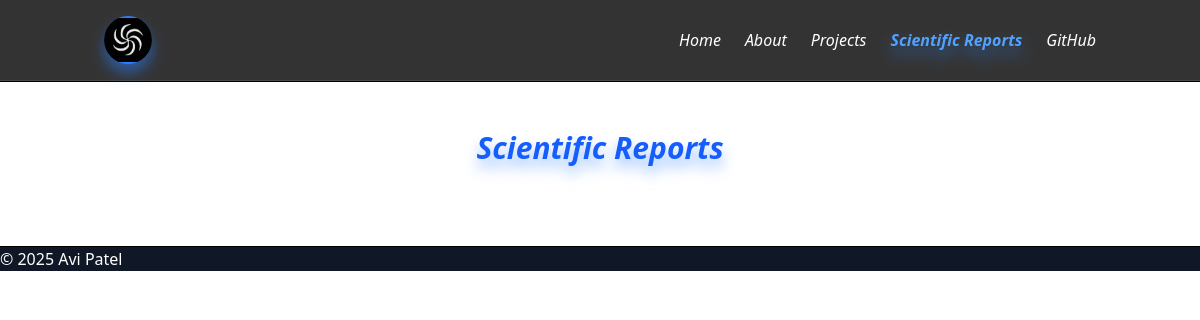
The page /reports/ on the database as committed earlier.
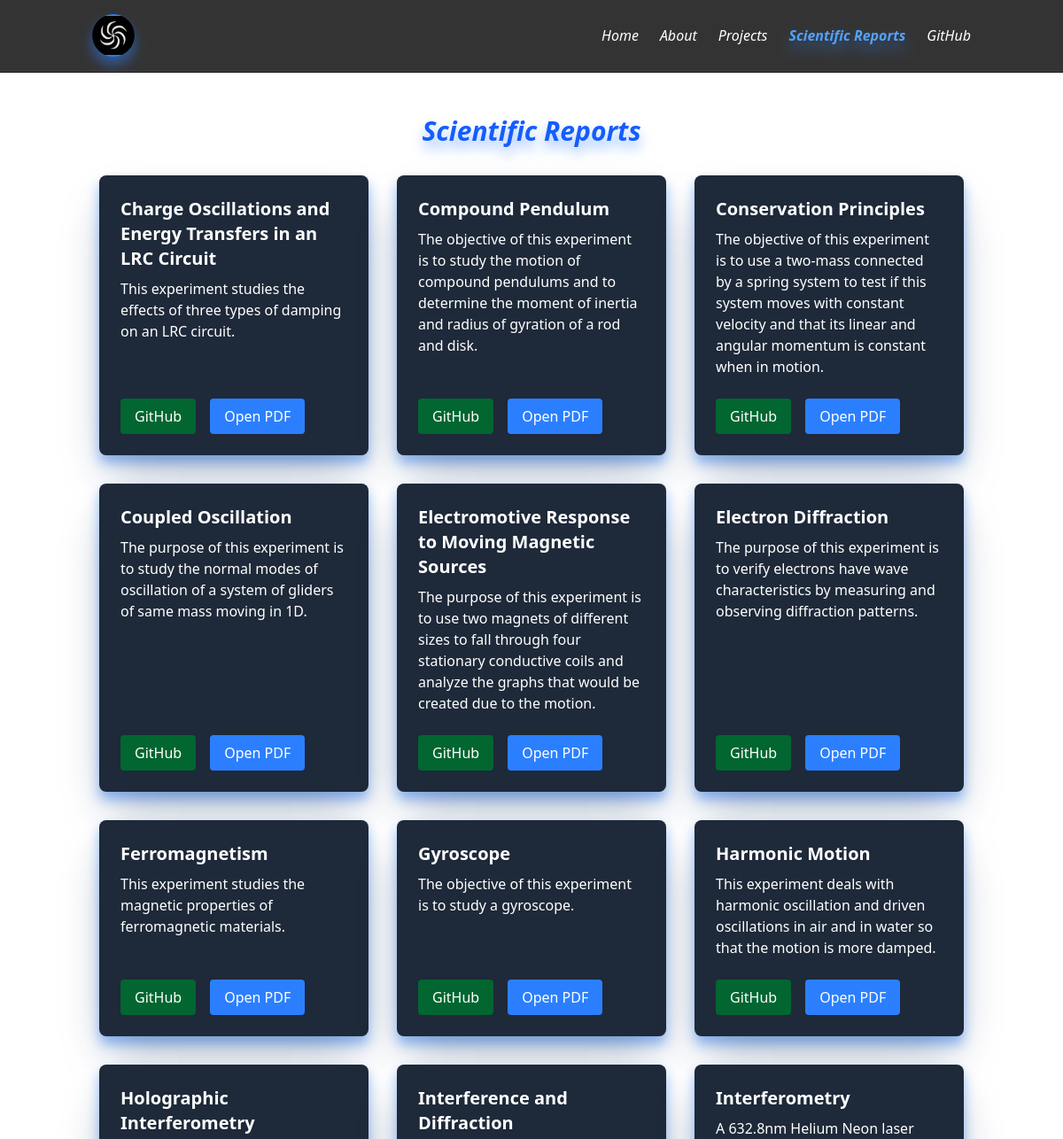
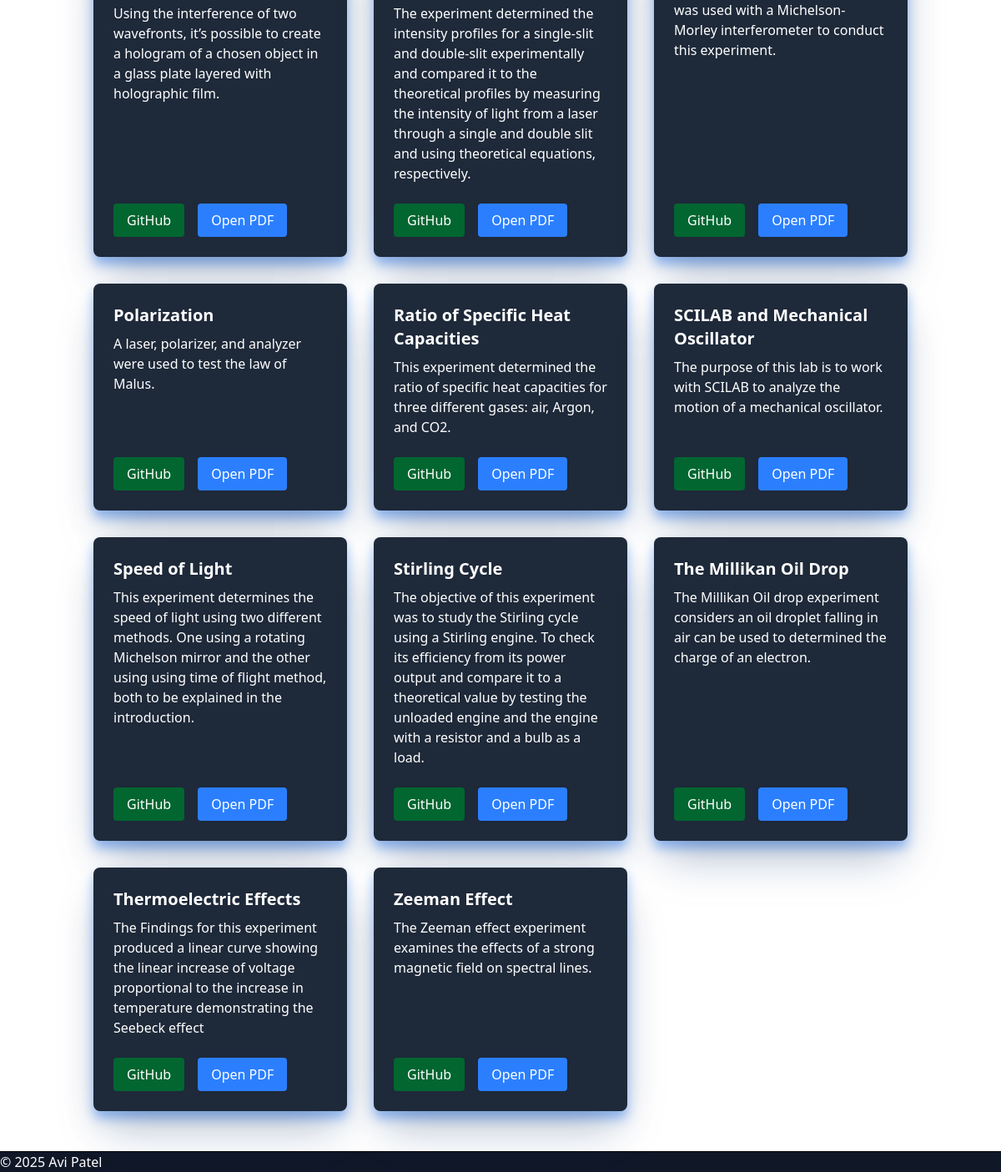
The same page on the database as committed later (2 pictures, top to bottom).
### main/models.py (models this page shows, shortened)
class Report(models.Model):
    title = models.CharField(max_length=200)
    description = models.TextField()
    github_link = models.URLField(blank=True, null=True)
    pdf_file = models.FileField(upload_to='reports/', blank=True)
    class Meta:
        ordering = ['title']

### main/views.py (the view)
# urls.py: path('reports/', views.scientific_reports, name='reports'),
def scientific_reports(request):
    reports = Report.objects.all()
    return render(request, 'main/reports.html', {
        'reports': reports,
    })

### main/templates/main/reports.html (shortened to what this page needs)
{% extends "base.html" %}
{% load static %}
{% block content %}
<div class="max-w-5xl mx-auto px-6 py-12">
    <h1 class="text-3xl italic font-semibold mb-8 text-center rounded-xl drop-shadow-xl/50 drop-shadow-blue-500 text-blue-600">
        Scientific Reports
    </h1>
    <div class="grid grid-cols-1 md:grid-cols-2 lg:grid-cols-3 gap-8 drop-shadow-xl/50 drop-shadow-blue-500">
        {% for report in reports %}
        <div class="bg-gray-800 shadow-2xl rounded-lg p-6 flex flex-col justify-between">
            <h2 class="text-xl text-white font-semibold mb-2 hover:text-blue-400">{{ report.title }}</h2>
            <p class="text-white flex-grow mb-2">{{ report.description }}</p>
            <div class=" mt-4 flex space-x-4">
                {% if report.github_link %}
                    <a href="{{ report.github_link }}" target="_blank"
                       class="bg-green-800 text-white px-4 py-2 rounded hover:bg-green-900 transition">
                        GitHub
                    </a>
                {% endif %}
                {% if report.pdf_file %}
                    <a href="{{ report.pdf_file.url }}" target="_blank"
                    class="bg-blue-500 text-white px-4 py-2 rounded hover:bg-blue-600 transition">
                        Open PDF
                    </a>
                {% endif %}
            </div>
        </div>
        {% endfor %}
    </div>
</div>
{% endblock %}

### templates/base.html (shortened to what this page needs)
{% load static %}
<!DOCTYPE html>
<html lang="en">
<head>
    <link rel="stylesheet" href="{% static 'dist/style.css' %}">
</head>
<body>
    <nav class="sticky inset-x-0 top-0 z-50 text-white bg-black/80 border-b border-white/10">
        <div class="container mx-auto flex items-center justify-between p-4">
            <div class="flex items-center">
                <a href="{% url 'home' %}" class="animate-pulse">
                    <img src="{% static 'logo.png' %}" class="animate-spin h-12 w-12 object-contain mix-blend-screen bg-blue-500 rounded-full drop-shadow-xl/50 drop-shadow-blue-500">
                </a>
            </div>
            <div class="flex items-center space-x-6">
                <a href="{% url 'home' %}"
                    class="italic hover:text-blue-400 {% if request.path == '/' %}text-blue-400 font-semibold animate-pulse drop-shadow-xl/50 drop-shadow-blue-500{% endif %}">
                    Home
                </a>
                <a href="{% url 'about' %}"
                    class="italic hover:text-blue-400 {% if request.path == '/about/' %}text-blue-400 font-semibold animate-pulse drop-shadow-xl/50 drop-shadow-blue-500{% endif %}">
                    About
                </a>
                <a href="{% url 'projects' %}"
                    class="italic hover:text-blue-400 {% if request.path == '/projects/' %}text-blue-400 font-semibold animate-pulse drop-shadow-xl/50 drop-shadow-blue-500{% endif %}">
                    Projects
                </a>
                <a href="{% url 'reports' %}" class="italic hover:text-blue-400 {% if request.path == '/reports/' %}text-blue-400 font-semibold animate-pulse drop-shadow-xl/50 drop-shadow-blue-500{% endif %}">
                    Scientific Reports
                </a>
                <a href="https://github.com/Avipatel1" target="_blank" class="italic hover:text-blue-400">
                    GitHub
                </a>
            </div>
        </div>
    </nav>
    <hr>
    {% block content %}
    {% endblock %}
    <footer class="bg-gray-900 text-white">
        <p>&copy; 2025 Avi Patel</p>
    </footer>
</body>
</html>

Rows that differ between the two databases and show on the page:
added Report: title "Charge Oscillations and Energy Transfers in an LRC Circuit", description "This experiment studies the effects of three types of damping on an LRC circuit."
added Report: title "Compound Pendulum", description "The objective of this experiment is to study the motion of compound pendulums and to determine the moment of inertia and radius of gyration of a rod and disk."
added Report: title "Conservation Principles", description "The objective of this experiment is to use a two-mass connected by a spring system to test if this system moves with constant velocity and that its linear and angular momentum is constant when in motion."
added Report: title "Coupled Oscillation", description "The purpose of this experiment is to study the normal modes of oscillation of a system of gliders of same mass moving in 1D."
added Report: title "Electromotive Response to Moving Magnetic Sources", description "The purpose of this experiment is to use two magnets of different sizes to fall through four stationary conductive coils and analyze the graphs that would be created due to the motion."
added Report: title "Electron Diffraction", description "The purpose of this experiment is to verify electrons have wave characteristics by measuring and observing diffraction patterns."
added Report: title "Ferromagnetism", description "This experiment studies the magnetic properties of ferromagnetic materials."
added Report: title "Gyroscope", description "The objective of this experiment is to study a gyroscope."
added Report: title "Harmonic Motion", description "This experiment deals with harmonic oscillation and driven oscillations in air and in water so that the motion is more damped."
added Report: title "Holographic Interferometry", description "Using the interference of two wavefronts, it’s possible to create a hologram of a chosen object in a glass plate layered with holographic film."
added Report: title "Interference and Diffraction", description "The experiment determined the intensity profiles for a single-slit and double-slit experimentally and compared it to the theoretical profiles by measuring the intensity of light from a laser through a single and double slit and using theoretical equations, respectively."
added Report: title "Interferometry", description "A 632.8nm Helium Neon laser was used with a Michelson-Morley interferometer to conduct this experiment."
added Report: title "Polarization", description "A laser, polarizer, and analyzer were used to test the law of Malus."
added Report: title "Ratio of Specific Heat Capacities", description "This experiment determined the ratio of specific heat capacities for three different gases: air, Argon, and CO2."
added Report: title "SCILAB and Mechanical Oscillator", description "The purpose of this lab is to work with SCILAB to analyze the motion of a mechanical oscillator."
added Report: title "Speed of Light", description "This experiment determines the speed of light using two different methods. One using a rotating Michelson mirror and the other using using time of flight method, both to be explained in the introduction."
added Report: title "Stirling Cycle", description "The objective of this experiment was to study the Stirling cycle using a Stirling engine. To check its efficiency from its power output and compare it to a theoretical value by testing the unloaded engine and the engine with a resistor and a bulb as a load."
added Report: title "The Millikan Oil Drop", description "The Millikan Oil drop experiment considers an oil droplet falling in air can be used to determined the charge of an electron."
added Report: title "Thermoelectric Effects", description "The Findings for this experiment produced a linear curve showing the linear increase of voltage proportional to the increase in temperature demonstrating the Seebeck effect"
added Report: title "Zeeman Effect", description "The Zeeman effect experiment examines the effects of a strong magnetic field on spectral lines."
